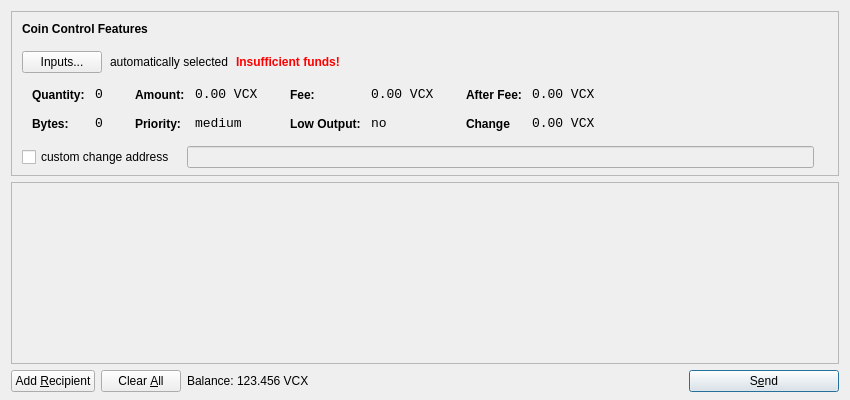
<?xml version="1.0" encoding="UTF-8"?>
<ui version="4.0">
 <class>SendCoinsDialog</class>
 <widget class="QDialog" name="SendCoinsDialog">
  <property name="geometry">
   <rect>
    <x>0</x>
    <y>0</y>
    <width>850</width>
    <height>400</height>
   </rect>
  </property>
  <property name="windowTitle">
   <string>Send Coins</string>
  </property>
  <layout class="QVBoxLayout" name="verticalLayout" stretch="0,1,0">
   <property name="bottomMargin">
    <number>8</number>
   </property>
   <item>
    <widget class="QFrame" name="frameCoinControl">
     <property name="sizePolicy">
      <sizepolicy hsizetype="Expanding" vsizetype="Expanding">
       <horstretch>0</horstretch>
       <verstretch>0</verstretch>
      </sizepolicy>
     </property>
     <property name="maximumSize">
      <size>
       <width>16777215</width>
       <height>16777215</height>
      </size>
     </property>
     <property name="frameShape">
      <enum>QFrame::StyledPanel</enum>
     </property>
     <property name="frameShadow">
      <enum>QFrame::Sunken</enum>
     </property>
     <layout class="QVBoxLayout" name="verticalLayoutCoinControl2">
      <property name="spacing">
       <number>-1</number>
      </property>
      <property name="leftMargin">
       <number>0</number>
      </property>
      <property name="topMargin">
       <number>0</number>
      </property>
      <property name="rightMargin">
       <number>0</number>
      </property>
      <property name="bottomMargin">
       <number>6</number>
      </property>
      <item>
       <layout class="QVBoxLayout" name="verticalLayoutCoinControl" stretch="0,0,0,0,1">
        <property name="spacing">
         <number>0</number>
        </property>
        <property name="leftMargin">
         <number>10</number>
        </property>
        <property name="topMargin">
         <number>10</number>
        </property>
        <item>
         <layout class="QHBoxLayout" name="horizontalLayoutCoinControl1">
          <property name="bottomMargin">
           <number>15</number>
          </property>
          <item>
           <widget class="QLabel" name="labelCoinControlFeatures">
            <property name="sizePolicy">
             <sizepolicy hsizetype="Preferred" vsizetype="Maximum">
              <horstretch>0</horstretch>
              <verstretch>0</verstretch>
             </sizepolicy>
            </property>
            <property name="font">
             <font>
              <weight>75</weight>
              <bold>true</bold>
             </font>
            </property>
            <property name="styleSheet">
             <string notr="true">font-weight:bold;</string>
            </property>
            <property name="text">
             <string>Coin Control Features</string>
            </property>
           </widget>
          </item>
         </layout>
        </item>
        <item>
         <layout class="QHBoxLayout" name="horizontalLayoutCoinControl2" stretch="0,0,0,0">
          <property name="spacing">
           <number>8</number>
          </property>
          <property name="bottomMargin">
           <number>10</number>
          </property>
          <item>
           <widget class="QPushButton" name="pushButtonCoinControl">
            <property name="styleSheet">
             <string notr="true"/>
            </property>
            <property name="text">
             <string>Inputs...</string>
            </property>
           </widget>
          </item>
          <item>
           <widget class="QLabel" name="labelCoinControlAutomaticallySelected">
            <property name="text">
             <string>automatically selected</string>
            </property>
            <property name="margin">
             <number>5</number>
            </property>
           </widget>
          </item>
          <item>
           <widget class="QLabel" name="labelCoinControlInsuffFunds">
            <property name="font">
             <font>
              <weight>75</weight>
              <bold>true</bold>
             </font>
            </property>
            <property name="styleSheet">
             <string notr="true">color:red;font-weight:bold;</string>
            </property>
            <property name="text">
             <string>Insufficient funds!</string>
            </property>
            <property name="margin">
             <number>5</number>
            </property>
           </widget>
          </item>
          <item>
           <spacer name="horizontalSpacerCoinControl">
            <property name="orientation">
             <enum>Qt::Horizontal</enum>
            </property>
            <property name="sizeHint" stdset="0">
             <size>
              <width>40</width>
              <height>1</height>
             </size>
            </property>
           </spacer>
          </item>
         </layout>
        </item>
        <item>
         <widget class="QWidget" name="widgetCoinControl" native="true">
          <property name="sizePolicy">
           <sizepolicy hsizetype="Preferred" vsizetype="Preferred">
            <horstretch>0</horstretch>
            <verstretch>0</verstretch>
           </sizepolicy>
          </property>
          <property name="minimumSize">
           <size>
            <width>0</width>
            <height>0</height>
           </size>
          </property>
          <property name="styleSheet">
           <string notr="true"/>
          </property>
          <layout class="QHBoxLayout" name="horizontalLayoutCoinControl5">
           <property name="margin">
            <number>0</number>
           </property>
           <item>
            <layout class="QHBoxLayout" name="horizontalLayoutCoinControl3" stretch="0,0,0,1">
             <property name="spacing">
              <number>20</number>
             </property>
             <property name="topMargin">
              <number>0</number>
             </property>
             <property name="bottomMargin">
              <number>10</number>
             </property>
             <item>
              <layout class="QFormLayout" name="formLayoutCoinControl1">
               <property name="horizontalSpacing">
                <number>10</number>
               </property>
               <property name="verticalSpacing">
                <number>14</number>
               </property>
               <property name="leftMargin">
                <number>10</number>
               </property>
               <property name="topMargin">
                <number>4</number>
               </property>
               <property name="rightMargin">
                <number>6</number>
               </property>
               <item row="0" column="0">
                <widget class="QLabel" name="labelCoinControlQuantityText">
                 <property name="styleSheet">
                  <string notr="true">font-weight:bold;</string>
                 </property>
                 <property name="text">
                  <string>Quantity:</string>
                 </property>
                 <property name="margin">
                  <number>0</number>
                 </property>
                </widget>
               </item>
               <item row="0" column="1">
                <widget class="QLabel" name="labelCoinControlQuantity">
                 <property name="font">
                  <font>
                   <family>Monospace</family>
                   <pointsize>10</pointsize>
                  </font>
                 </property>
                 <property name="cursor">
                  <cursorShape>IBeamCursor</cursorShape>
                 </property>
                 <property name="contextMenuPolicy">
                  <enum>Qt::ActionsContextMenu</enum>
                 </property>
                 <property name="text">
                  <string>0</string>
                 </property>
                 <property name="margin">
                  <number>0</number>
                 </property>
                 <property name="textInteractionFlags">
                  <set>Qt::LinksAccessibleByMouse|Qt::TextSelectableByKeyboard|Qt::TextSelectableByMouse</set>
                 </property>
                </widget>
               </item>
               <item row="1" column="0">
                <widget class="QLabel" name="labelCoinControlBytesText">
                 <property name="styleSheet">
                  <string notr="true">font-weight:bold;</string>
                 </property>
                 <property name="text">
                  <string>Bytes:</string>
                 </property>
                </widget>
               </item>
               <item row="1" column="1">
                <widget class="QLabel" name="labelCoinControlBytes">
                 <property name="font">
                  <font>
                   <family>Monospace</family>
                   <pointsize>10</pointsize>
                  </font>
                 </property>
                 <property name="cursor">
                  <cursorShape>IBeamCursor</cursorShape>
                 </property>
                 <property name="contextMenuPolicy">
                  <enum>Qt::ActionsContextMenu</enum>
                 </property>
                 <property name="text">
                  <string>0</string>
                 </property>
                 <property name="textInteractionFlags">
                  <set>Qt::LinksAccessibleByMouse|Qt::TextSelectableByKeyboard|Qt::TextSelectableByMouse</set>
                 </property>
                </widget>
               </item>
              </layout>
             </item>
             <item>
              <layout class="QFormLayout" name="formLayoutCoinControl2">
               <property name="horizontalSpacing">
                <number>10</number>
               </property>
               <property name="verticalSpacing">
                <number>14</number>
               </property>
               <property name="leftMargin">
                <number>6</number>
               </property>
               <property name="topMargin">
                <number>4</number>
               </property>
               <property name="rightMargin">
                <number>6</number>
               </property>
               <item row="0" column="0">
                <widget class="QLabel" name="labelCoinControlAmountText">
                 <property name="styleSheet">
                  <string notr="true">font-weight:bold;</string>
                 </property>
                 <property name="text">
                  <string>Amount:</string>
                 </property>
                 <property name="margin">
                  <number>0</number>
                 </property>
                </widget>
               </item>
               <item row="0" column="1">
                <widget class="QLabel" name="labelCoinControlAmount">
                 <property name="font">
                  <font>
                   <family>Monospace</family>
                   <pointsize>10</pointsize>
                  </font>
                 </property>
                 <property name="cursor">
                  <cursorShape>IBeamCursor</cursorShape>
                 </property>
                 <property name="contextMenuPolicy">
                  <enum>Qt::ActionsContextMenu</enum>
                 </property>
                 <property name="text">
                  <string>0.00 VCX</string>
                 </property>
                 <property name="textInteractionFlags">
                  <set>Qt::LinksAccessibleByMouse|Qt::TextSelectableByKeyboard|Qt::TextSelectableByMouse</set>
                 </property>
                </widget>
               </item>
               <item row="1" column="0">
                <widget class="QLabel" name="labelCoinControlPriorityText">
                 <property name="styleSheet">
                  <string notr="true">font-weight:bold;</string>
                 </property>
                 <property name="text">
                  <string>Priority:</string>
                 </property>
                </widget>
               </item>
               <item row="1" column="1">
                <widget class="QLabel" name="labelCoinControlPriority">
                 <property name="font">
                  <font>
                   <family>Monospace</family>
                   <pointsize>10</pointsize>
                  </font>
                 </property>
                 <property name="cursor">
                  <cursorShape>IBeamCursor</cursorShape>
                 </property>
                 <property name="contextMenuPolicy">
                  <enum>Qt::ActionsContextMenu</enum>
                 </property>
                 <property name="text">
                  <string>medium</string>
                 </property>
                 <property name="textInteractionFlags">
                  <set>Qt::LinksAccessibleByMouse|Qt::TextSelectableByKeyboard|Qt::TextSelectableByMouse</set>
                 </property>
                </widget>
               </item>
              </layout>
             </item>
             <item>
              <layout class="QFormLayout" name="formLayoutCoinControl3">
               <property name="horizontalSpacing">
                <number>10</number>
               </property>
               <property name="verticalSpacing">
                <number>14</number>
               </property>
               <property name="leftMargin">
                <number>6</number>
               </property>
               <property name="topMargin">
                <number>4</number>
               </property>
               <property name="rightMargin">
                <number>6</number>
               </property>
               <item row="0" column="0">
                <widget class="QLabel" name="labelCoinControlFeeText">
                 <property name="styleSheet">
                  <string notr="true">font-weight:bold;</string>
                 </property>
                 <property name="text">
                  <string>Fee:</string>
                 </property>
                 <property name="margin">
                  <number>0</number>
                 </property>
                </widget>
               </item>
               <item row="0" column="1">
                <widget class="QLabel" name="labelCoinControlFee">
                 <property name="font">
                  <font>
                   <family>Monospace</family>
                   <pointsize>10</pointsize>
                  </font>
                 </property>
                 <property name="cursor">
                  <cursorShape>IBeamCursor</cursorShape>
                 </property>
                 <property name="contextMenuPolicy">
                  <enum>Qt::ActionsContextMenu</enum>
                 </property>
                 <property name="text">
                  <string>0.00 VCX</string>
                 </property>
                 <property name="textInteractionFlags">
                  <set>Qt::LinksAccessibleByMouse|Qt::TextSelectableByKeyboard|Qt::TextSelectableByMouse</set>
                 </property>
                </widget>
               </item>
               <item row="1" column="0">
                <widget class="QLabel" name="labelCoinControlLowOutputText">
                 <property name="styleSheet">
                  <string notr="true">font-weight:bold;</string>
                 </property>
                 <property name="text">
                  <string>Low Output:</string>
                 </property>
                </widget>
               </item>
               <item row="1" column="1">
                <widget class="QLabel" name="labelCoinControlLowOutput">
                 <property name="font">
                  <font>
                   <family>Monospace</family>
                   <pointsize>10</pointsize>
                  </font>
                 </property>
                 <property name="cursor">
                  <cursorShape>IBeamCursor</cursorShape>
                 </property>
                 <property name="contextMenuPolicy">
                  <enum>Qt::ActionsContextMenu</enum>
                 </property>
                 <property name="text">
                  <string>no</string>
                 </property>
                 <property name="textInteractionFlags">
                  <set>Qt::LinksAccessibleByMouse|Qt::TextSelectableByKeyboard|Qt::TextSelectableByMouse</set>
                 </property>
                </widget>
               </item>
              </layout>
             </item>
             <item>
              <layout class="QFormLayout" name="formLayoutCoinControl4">
               <property name="horizontalSpacing">
                <number>10</number>
               </property>
               <property name="verticalSpacing">
                <number>14</number>
               </property>
               <property name="leftMargin">
                <number>6</number>
               </property>
               <property name="topMargin">
                <number>4</number>
               </property>
               <property name="rightMargin">
                <number>6</number>
               </property>
               <item row="0" column="0">
                <widget class="QLabel" name="labelCoinControlAfterFeeText">
                 <property name="styleSheet">
                  <string notr="true">font-weight:bold;</string>
                 </property>
                 <property name="text">
                  <string>After Fee:</string>
                 </property>
                 <property name="margin">
                  <number>0</number>
                 </property>
                </widget>
               </item>
               <item row="0" column="1">
                <widget class="QLabel" name="labelCoinControlAfterFee">
                 <property name="font">
                  <font>
                   <family>Monospace</family>
                   <pointsize>10</pointsize>
                  </font>
                 </property>
                 <property name="cursor">
                  <cursorShape>IBeamCursor</cursorShape>
                 </property>
                 <property name="contextMenuPolicy">
                  <enum>Qt::ActionsContextMenu</enum>
                 </property>
                 <property name="text">
                  <string>0.00 VCX</string>
                 </property>
                 <property name="textInteractionFlags">
                  <set>Qt::LinksAccessibleByMouse|Qt::TextSelectableByKeyboard|Qt::TextSelectableByMouse</set>
                 </property>
                </widget>
               </item>
               <item row="1" column="0">
                <widget class="QLabel" name="labelCoinControlChangeText">
                 <property name="styleSheet">
                  <string notr="true">font-weight:bold;</string>
                 </property>
                 <property name="text">
                  <string>Change</string>
                 </property>
                </widget>
               </item>
               <item row="1" column="1">
                <widget class="QLabel" name="labelCoinControlChange">
                 <property name="font">
                  <font>
                   <family>Monospace</family>
                   <pointsize>10</pointsize>
                  </font>
                 </property>
                 <property name="cursor">
                  <cursorShape>IBeamCursor</cursorShape>
                 </property>
                 <property name="contextMenuPolicy">
                  <enum>Qt::ActionsContextMenu</enum>
                 </property>
                 <property name="text">
                  <string>0.00 VCX</string>
                 </property>
                 <property name="textInteractionFlags">
                  <set>Qt::LinksAccessibleByMouse|Qt::TextSelectableByKeyboard|Qt::TextSelectableByMouse</set>
                 </property>
                </widget>
               </item>
              </layout>
             </item>
            </layout>
           </item>
          </layout>
         </widget>
        </item>
        <item>
         <layout class="QHBoxLayout" name="horizontalLayoutCoinControl4" stretch="0,0,0">
          <property name="spacing">
           <number>12</number>
          </property>
          <property name="sizeConstraint">
           <enum>QLayout::SetDefaultConstraint</enum>
          </property>
          <property name="topMargin">
           <number>5</number>
          </property>
          <property name="rightMargin">
           <number>5</number>
          </property>
          <item>
           <widget class="QCheckBox" name="checkBoxCoinControlChange">
            <property name="text">
             <string>custom change address</string>
            </property>
           </widget>
          </item>
          <item>
           <widget class="QLineEdit" name="lineEditCoinControlChange">
            <property name="enabled">
             <bool>false</bool>
            </property>
            <property name="sizePolicy">
             <sizepolicy hsizetype="Expanding" vsizetype="Fixed">
              <horstretch>0</horstretch>
              <verstretch>0</verstretch>
             </sizepolicy>
            </property>
           </widget>
          </item>
          <item>
           <widget class="QLabel" name="labelCoinControlChangeLabel">
            <property name="sizePolicy">
             <sizepolicy hsizetype="Preferred" vsizetype="Expanding">
              <horstretch>0</horstretch>
              <verstretch>0</verstretch>
             </sizepolicy>
            </property>
            <property name="minimumSize">
             <size>
              <width>0</width>
              <height>0</height>
             </size>
            </property>
            <property name="text">
             <string/>
            </property>
            <property name="margin">
             <number>3</number>
            </property>
           </widget>
          </item>
         </layout>
        </item>
        <item>
         <spacer name="verticalSpacerCoinControl">
          <property name="orientation">
           <enum>Qt::Vertical</enum>
          </property>
          <property name="sizeHint" stdset="0">
           <size>
            <width>800</width>
            <height>1</height>
           </size>
          </property>
         </spacer>
        </item>
       </layout>
      </item>
     </layout>
    </widget>
   </item>
   <item>
    <widget class="QScrollArea" name="scrollArea">
     <property name="widgetResizable">
      <bool>true</bool>
     </property>
     <widget class="QWidget" name="scrollAreaWidgetContents">
      <property name="geometry">
       <rect>
        <x>0</x>
        <y>0</y>
        <width>830</width>
        <height>165</height>
       </rect>
      </property>
      <layout class="QVBoxLayout" name="verticalLayout_2">
       <property name="margin">
        <number>0</number>
       </property>
       <item>
        <layout class="QVBoxLayout" name="entries">
         <property name="spacing">
          <number>6</number>
         </property>
        </layout>
       </item>
       <item>
        <spacer name="verticalSpacer">
         <property name="orientation">
          <enum>Qt::Vertical</enum>
         </property>
         <property name="sizeHint" stdset="0">
          <size>
           <width>20</width>
           <height>40</height>
          </size>
         </property>
        </spacer>
       </item>
      </layout>
     </widget>
    </widget>
   </item>
   <item>
    <layout class="QHBoxLayout" name="horizontalLayout">
     <item>
      <widget class="QPushButton" name="addButton">
       <property name="toolTip">
        <string>Send to multiple recipients at once</string>
       </property>
       <property name="text">
        <string>Add &amp;Recipient</string>
       </property>
       <property name="icon">
        <iconset resource="../bitcoin.qrc">
         <normaloff>:/icons/add</normaloff>:/icons/add</iconset>
       </property>
       <property name="autoDefault">
        <bool>false</bool>
       </property>
      </widget>
     </item>
     <item>
      <widget class="QPushButton" name="clearButton">
       <property name="sizePolicy">
        <sizepolicy hsizetype="Minimum" vsizetype="Fixed">
         <horstretch>0</horstretch>
         <verstretch>0</verstretch>
        </sizepolicy>
       </property>
       <property name="toolTip">
        <string>Remove all transaction fields</string>
       </property>
       <property name="text">
        <string>Clear &amp;All</string>
       </property>
       <property name="icon">
        <iconset resource="../bitcoin.qrc">
         <normaloff>:/icons/remove</normaloff>:/icons/remove</iconset>
       </property>
       <property name="autoRepeatDelay">
        <number>300</number>
       </property>
       <property name="autoDefault">
        <bool>false</bool>
       </property>
      </widget>
     </item>
     <item>
      <layout class="QHBoxLayout" name="horizontalLayout_2">
       <property name="spacing">
        <number>3</number>
       </property>
       <item>
        <widget class="QLabel" name="label">
         <property name="sizePolicy">
          <sizepolicy hsizetype="Preferred" vsizetype="Fixed">
           <horstretch>0</horstretch>
           <verstretch>0</verstretch>
          </sizepolicy>
         </property>
         <property name="text">
          <string>Balance:</string>
         </property>
        </widget>
       </item>
       <item>
        <widget class="QLabel" name="labelBalance">
         <property name="sizePolicy">
          <sizepolicy hsizetype="Preferred" vsizetype="Fixed">
           <horstretch>0</horstretch>
           <verstretch>0</verstretch>
          </sizepolicy>
         </property>
         <property name="cursor">
          <cursorShape>IBeamCursor</cursorShape>
         </property>
         <property name="text">
          <string>123.456 VCX</string>
         </property>
         <property name="textInteractionFlags">
          <set>Qt::LinksAccessibleByMouse|Qt::TextSelectableByKeyboard|Qt::TextSelectableByMouse</set>
         </property>
        </widget>
       </item>
      </layout>
     </item>
     <item>
      <spacer name="horizontalSpacer">
       <property name="orientation">
        <enum>Qt::Horizontal</enum>
       </property>
       <property name="sizeHint" stdset="0">
        <size>
         <width>40</width>
         <height>20</height>
        </size>
       </property>
      </spacer>
     </item>
     <item>
      <widget class="QPushButton" name="sendButton">
       <property name="minimumSize">
        <size>
         <width>150</width>
         <height>0</height>
        </size>
       </property>
       <property name="toolTip">
        <string>Confirm the send action</string>
       </property>
       <property name="text">
        <string>S&amp;end</string>
       </property>
       <property name="icon">
        <iconset resource="../bitcoin.qrc">
         <normaloff>:/icons/send</normaloff>:/icons/send</iconset>
       </property>
       <property name="default">
        <bool>true</bool>
       </property>
      </widget>
     </item>
    </layout>
   </item>
  </layout>
 </widget>
 <resources>
  <include location="../bitcoin.qrc"/>
 </resources>
 <connections/>
</ui>
